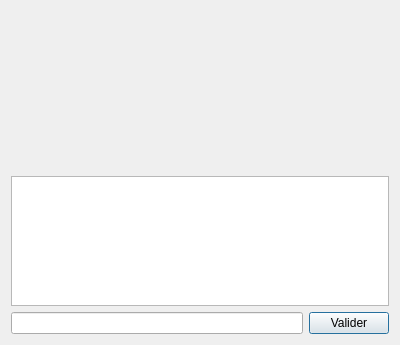
<?xml version="1.0" encoding="UTF-8"?>
<ui version="4.0">
 <class>f_InterpreteurCommandes</class>
 <widget class="QDialog" name="f_InterpreteurCommandes">
  <property name="geometry">
   <rect>
    <x>0</x>
    <y>0</y>
    <width>400</width>
    <height>345</height>
   </rect>
  </property>
  <property name="windowTitle">
   <string>INTERPRETEUR</string>
  </property>
  <property name="windowIcon">
   <iconset resource="../ressources.qrc">
    <normaloff>:/Images/App/shell.png</normaloff>:/Images/App/shell.png</iconset>
  </property>
  <property name="autoFillBackground">
   <bool>true</bool>
  </property>
  <layout class="QVBoxLayout" name="verticalLayout_2">
   <item>
    <layout class="QHBoxLayout" name="horizontalLayout_3">
     <property name="topMargin">
      <number>6</number>
     </property>
     <item>
      <spacer name="horizontalSpacer_2">
       <property name="orientation">
        <enum>Qt::Horizontal</enum>
       </property>
       <property name="sizeHint" stdset="0">
        <size>
         <width>40</width>
         <height>20</height>
        </size>
       </property>
      </spacer>
     </item>
     <item>
      <widget class="QLabel" name="QLabelImage">
       <property name="maximumSize">
        <size>
         <width>16777215</width>
         <height>16777215</height>
        </size>
       </property>
       <property name="text">
        <string/>
       </property>
       <property name="pixmap">
        <pixmap resource="../ressources.qrc">:/Images/App/arduino_mega.png</pixmap>
       </property>
      </widget>
     </item>
     <item>
      <spacer name="horizontalSpacer_3">
       <property name="orientation">
        <enum>Qt::Horizontal</enum>
       </property>
       <property name="sizeHint" stdset="0">
        <size>
         <width>40</width>
         <height>20</height>
        </size>
       </property>
      </spacer>
     </item>
    </layout>
   </item>
   <item>
    <layout class="QVBoxLayout" name="verticalLayout_3">
     <property name="topMargin">
      <number>0</number>
     </property>
     <item>
      <layout class="QHBoxLayout" name="horizontalLayout_2">
       <property name="topMargin">
        <number>6</number>
       </property>
       <item>
        <widget class="QLabel" name="LabelNomPort">
         <property name="text">
          <string/>
         </property>
         <property name="scaledContents">
          <bool>true</bool>
         </property>
         <property name="alignment">
          <set>Qt::AlignCenter</set>
         </property>
        </widget>
       </item>
       <item>
        <spacer name="horizontalSpacer">
         <property name="orientation">
          <enum>Qt::Horizontal</enum>
         </property>
         <property name="sizeHint" stdset="0">
          <size>
           <width>40</width>
           <height>20</height>
          </size>
         </property>
        </spacer>
       </item>
       <item>
        <widget class="QLabel" name="LabelHeureDate">
         <property name="text">
          <string/>
         </property>
        </widget>
       </item>
      </layout>
     </item>
     <item>
      <layout class="QHBoxLayout" name="horizontalLayout_4">
       <property name="topMargin">
        <number>6</number>
       </property>
       <item>
        <widget class="QLabel" name="LabelUptime">
         <property name="text">
          <string/>
         </property>
        </widget>
       </item>
       <item>
        <spacer name="horizontalSpacer_4">
         <property name="orientation">
          <enum>Qt::Horizontal</enum>
         </property>
         <property name="sizeHint" stdset="0">
          <size>
           <width>40</width>
           <height>20</height>
          </size>
         </property>
        </spacer>
       </item>
      </layout>
     </item>
    </layout>
   </item>
   <item>
    <layout class="QVBoxLayout" name="verticalLayout">
     <item>
      <widget class="QTextEdit" name="QBoxReception">
       <property name="minimumSize">
        <size>
         <width>0</width>
         <height>100</height>
        </size>
       </property>
       <property name="maximumSize">
        <size>
         <width>16777215</width>
         <height>130</height>
        </size>
       </property>
       <property name="sizeAdjustPolicy">
        <enum>QAbstractScrollArea::AdjustIgnored</enum>
       </property>
       <property name="autoFormatting">
        <set>QTextEdit::AutoAll</set>
       </property>
       <property name="tabChangesFocus">
        <bool>true</bool>
       </property>
       <property name="undoRedoEnabled">
        <bool>false</bool>
       </property>
       <property name="lineWrapMode">
        <enum>QTextEdit::NoWrap</enum>
       </property>
       <property name="readOnly">
        <bool>true</bool>
       </property>
      </widget>
     </item>
     <item>
      <layout class="QHBoxLayout" name="horizontalLayout">
       <item>
        <widget class="QLineEdit" name="QTeEmission">
         <property name="maximumSize">
          <size>
           <width>16777215</width>
           <height>160</height>
          </size>
         </property>
         <property name="inputMethodHints">
          <set>Qt::ImhNone</set>
         </property>
         <property name="maxLength">
          <number>20</number>
         </property>
         <property name="clearButtonEnabled">
          <bool>false</bool>
         </property>
        </widget>
       </item>
       <item>
        <widget class="QPushButton" name="BoutonValider">
         <property name="text">
          <string>Valider</string>
         </property>
        </widget>
       </item>
      </layout>
     </item>
    </layout>
   </item>
  </layout>
 </widget>
 <resources>
  <include location="../ressources.qrc"/>
 </resources>
 <connections/>
</ui>
